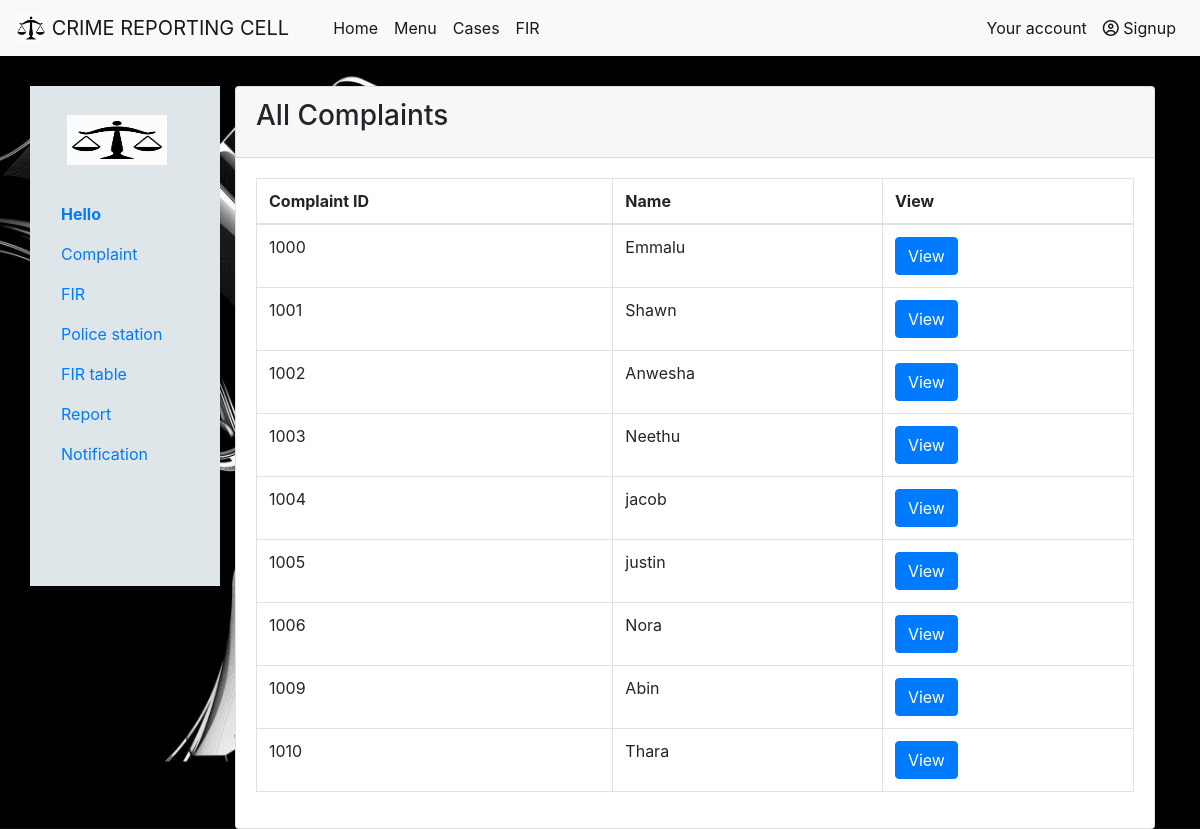
The page /admin_pastcomplaint.php on the database its author committed.
### tables this page shows
CREATE TABLE `complaint` (
  `cmpid` int(10) NOT NULL,
  `username` varchar(20) NOT NULL,
  `name` text NOT NULL,
  `details` varchar(150) NOT NULL,
  `address` varchar(40) NOT NULL,
  `doi` date NOT NULL,
  `gender` text NOT NULL,
  `criminal` varchar(100) NOT NULL,
  `identification` varchar(50) NOT NULL,
  `fname` varchar(20) NOT NULL,
  `fsize` varchar(20) NOT NULL,
  `police` varchar(40) NOT NULL,
  `cmptime` timestamp NOT NULL DEFAULT current_timestamp() ON UPDATE current_timestamp(),
  `fir` int(5) NOT NULL
);

### admin_pastcomplaint.php (the view, shortened to what this page needs)
<html>
<head>
<link rel="stylesheet" href="https://stackpath.bootstrapcdn.com/bootstrap/4.5.2/css/bootstrap.min.css">
</head>
<body>
<nav class="navbar navbar-expand-lg navbar-light bg-light">
  <a class="navbar-brand" href="#">
    <img src="photos/logo.png" width="30" height="30" class="d-inline-block align-top" alt="" loading="lazy">
    CRIME REPORTING CELL
  </a>
  <div class="collapse navbar-collapse" id="navbarSupportedContent">
    <ul class="navbar-nav mr-auto">
      <li class="nav-item active">
        <a class="nav-link" href="homepage.php">Home</a>
      </li>
      <li class="nav-item active">
        <a class="nav-link" href="#">Menu</a>
      </li>
      <li class="nav-item active">
        <a class="nav-link" href="#">Cases</a>
      </li>
      <li class="nav-item active">
        <a class="nav-link" href="#">FIR</a>
      </li>
    </ul>
	<ul class="nav navbar-nav navbar-right">
					<?php
						if(isset($_SESSION['name']))
						{
							$us=$_SESSION['name'];
							if($us=='Admin')
							{
							echo "<li class='nav-item active'><a href='homepage.php' class='nav-link'><span class='glyphicon glyphicon-user'></span>".$us."</a></li>";
							echo "<li class='nav-item active'><a href='admindashboard.php' class='nav-link'><span class='glyphicon glyphicon-user'></span>".'Dashboard'."</a></li>";
							echo "<li class='nav-item active'><a href='logout.php' class='nav-link'><span class='glyphicon glyphicon-user'></span>".'Logout'."</a></li>";
							}
							else
							{
							echo "<li class='nav-item active'><a href='homepage.php' class='nav-link'><span class='glyphicon glyphicon-user'></span>".$us."</a></li>";
							echo "<li class='nav-item active'><a href='add_dish.php' class='nav-link'><span class='glyphicon glyphicon-user'></span>".'Dashboard'."</a></li>";
							echo "<li class='nav-item active'><a href='logout.php' class='nav-link'><span class='glyphicon glyphicon-user'></span>".'Logout'."</a></li>";
							}
						}
						else
						{
							echo "<li class='nav-item active'><a href='login.php' class='nav-link'><span class='glyphicon glyphicon-user'></span>"."Your account"."</a></li>";
							echo "<li class='nav-item active'><a href='signup.html' class='nav-link'><span class='far fa-user-circle'></span>"."&nbspSignup"."</a></li>";
						}
					?>
	</ul>
  </div>
</nav>
<div class="container" style="margin-top:30px;">
  <div class="row">
    <div class="col-sm-2" style="background-color:#dfe6e9; height:500px;">
      <ul class="nav nav-pills flex-column">
	  <br>
				<li class="nav-item">
				<center>
			<a class="navbar-brand" href="#">
			<img src="photos/logo.png" width="100" height="50" class="d-inline-block align-top" alt="" loading="lazy">
			</a>
			</center>
		</li>
		<br>
		<li>
		<?php
						if(isset($_SESSION['name']))
						{
							$us=$_SESSION['name'];
							if($us=='Admin')
							{
								echo "<a href='admindashboard.php' class='nav-link'></span>".$us."</a></li>";
							}
							else
							{
								echo "<a href='user_dashboard.php' class='nav-link'><b>".'Hello  '.$us."</b></a></li>";
							}
						}
						else
						{
							$us=$_SESSION['place'];
							echo "<a href='police_dashboard.php' class='nav-link'><b>".'Hello  '.$us."</b></a></li>";
						}
					?>
        <li class="nav-item">
          <a class="nav-link" href="admin_pastcomplaint.php">Complaint</a>
        </li>
        <li class="nav-item">
          <a class="nav-link" href="admin_fir_view.php">FIR</a>
        </li>
		<li class="nav-item">
          <a class="nav-link" href="admin_police.php">Police station</a>
        </li>
		 <li class="nav-item">
				<li class="nav-item">
          <a class="nav-link" href="admin_search.php">FIR table</a>
        </li>
				      <li class="nav-item">
				<li class="nav-item">
          <a class="nav-link" href="admin_totalreport.php">Report</a>
        </li>
        <li class="nav-item">
          <a class="nav-link" href="#">Notification</a>
        </li>
      </ul>
    </div>
    <div class="col-sm-10">
            <div class="card">
              <div class="card-header">
                <h3 class="card-title">All Complaints</h3>
              </div>
              <div class="card-body">
			  <table class="table table-bordered">
				<thead>
				  <tr>
					<th>Complaint ID</th>
					<th>Name</th>
					<th>View</th>
				  </tr>
				</thead>
				<tbody>
			<?php
				$conn=new mysqli("localhost","root","","crime");
								$sql = mysqli_query($conn, "SELECT * FROM complaint where fir=1");
								echo"<center>";
								while ($row = mysqli_fetch_array($sql))
								{
									echo "<tr>";
											echo "<td>".$row['cmpid']."</td>";
											echo "<td>".$row['name']."</td>";
											echo "<td><a class='btn btn-primary' href='admin_complaint_view.php?cID=$row[cmpid]' role='button'>View</a></td>";
										  echo "</tr>";
														}
									echo "</center>";
			?>
			</tbody>
			</table>
			</div>
		</div>
  </div>
</div>
</body>
</html>

### admin_pastcomplaint.php (style rules this page uses)
.navbar-nav { padding-left:20px; }
body { background-image: url("photos/bg.jpg"); background-attachment: fixed; background-position: center; background-size: cover; }

### rows shown on the page
complaint: cmpid "1000", name "Emmalu"
complaint: cmpid "1001", name "Shawn"
complaint: cmpid "1002", name "Anwesha"
complaint: cmpid "1003", name "Neethu"
complaint: cmpid "1004", name "jacob"
complaint: cmpid "1005", name "justin"
complaint: cmpid "1006", name "Nora"
complaint: cmpid "1009", name "Abin"
complaint: cmpid "1010", name "Thara"
